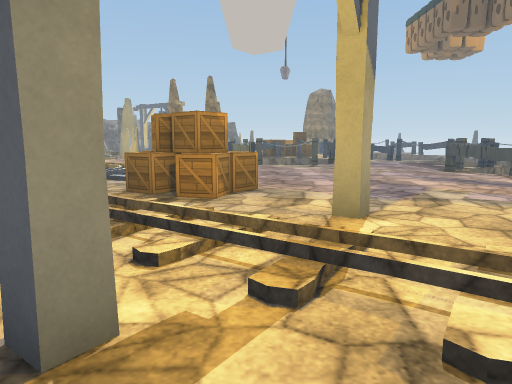
view 1 (above)

24 first-person views from a walk through a Unity game level. The camera is 1.3 m above the floor, tilts 8° down and sees 70° across. The floor is counted in squares, 1 m on a side. Each view is taken from the middle of a square. On the plan, view 1 faces up. The plan holds only what a view shows up to about 15 squares ahead; the rest is blank. The place goes on beyond the plan. The player is left out. Some surface patterns are stand-ins.

view 2
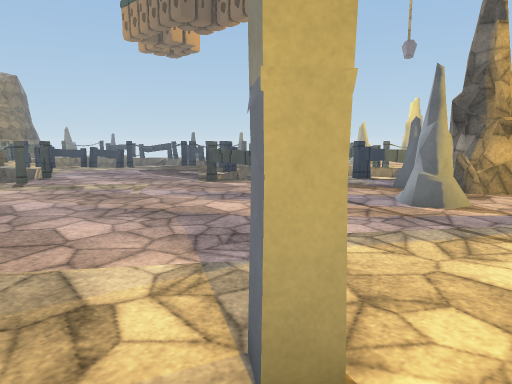

view 3
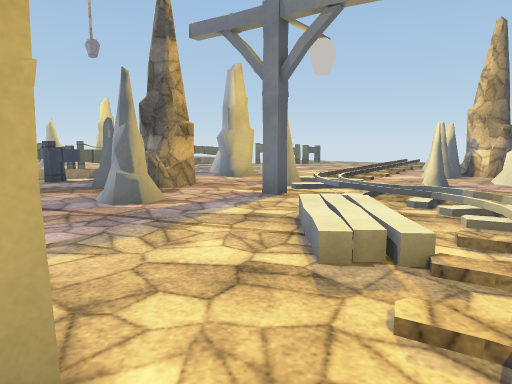

view 4
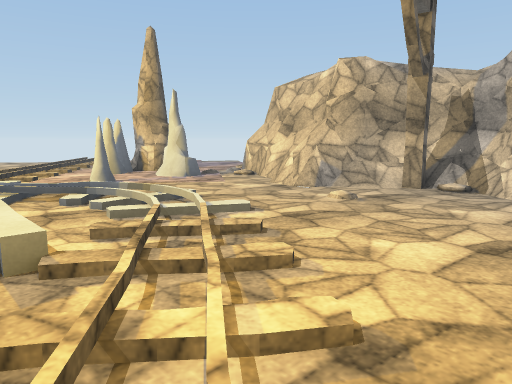

view 5
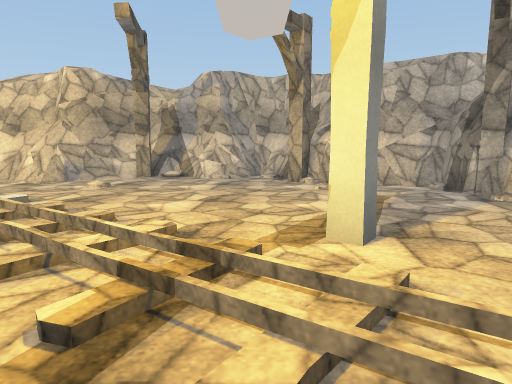

view 6
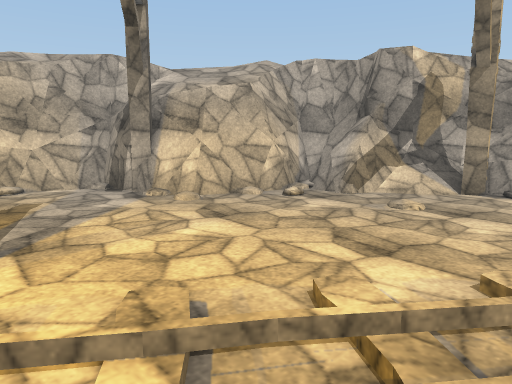

view 7
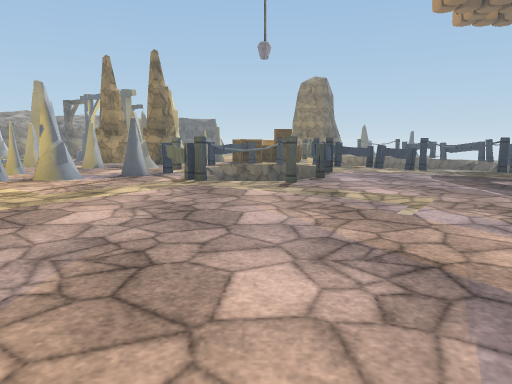

view 8
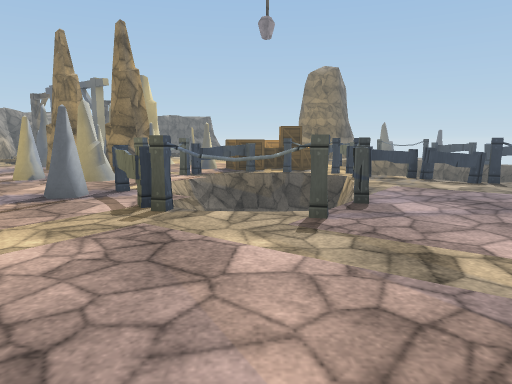

view 9
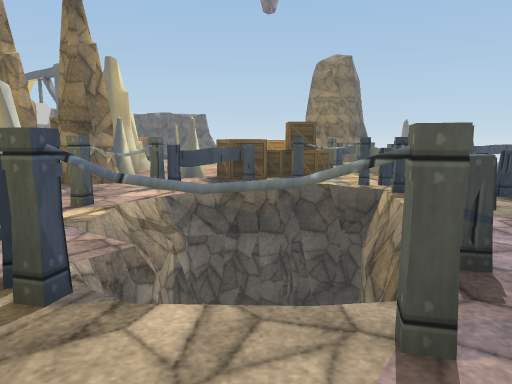

view 10
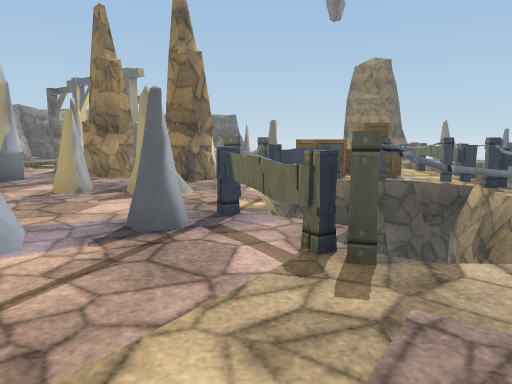

view 11
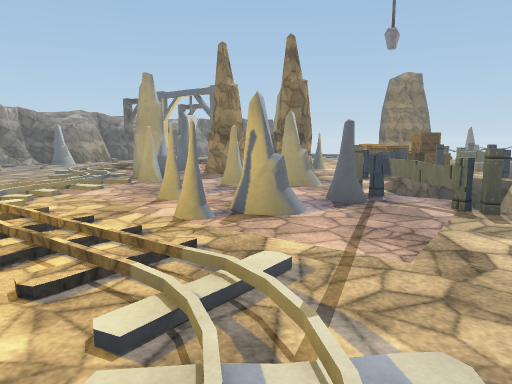

view 12
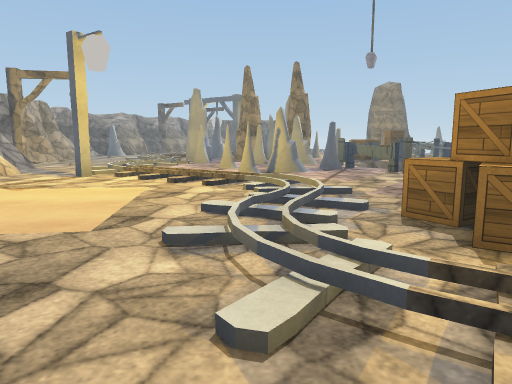

view 13
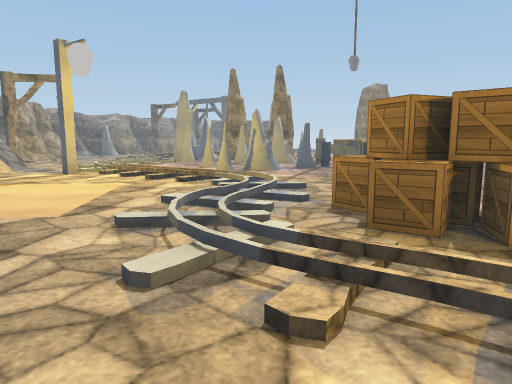

view 14
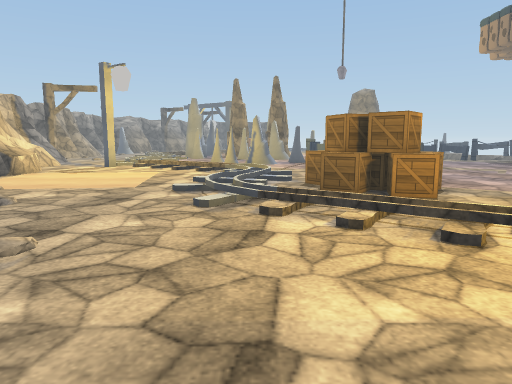

view 15
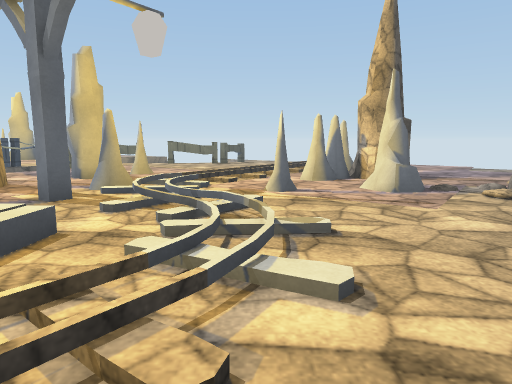

view 16
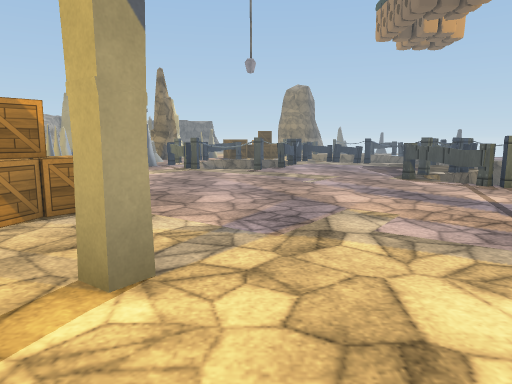

view 17
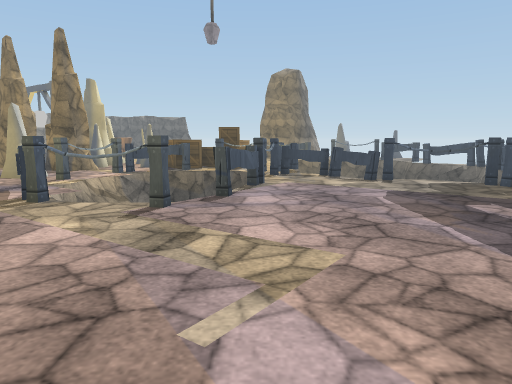

view 18
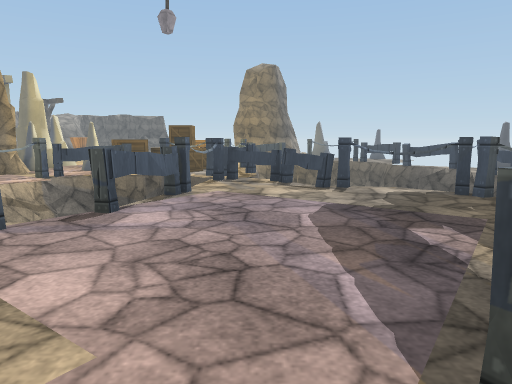

view 19
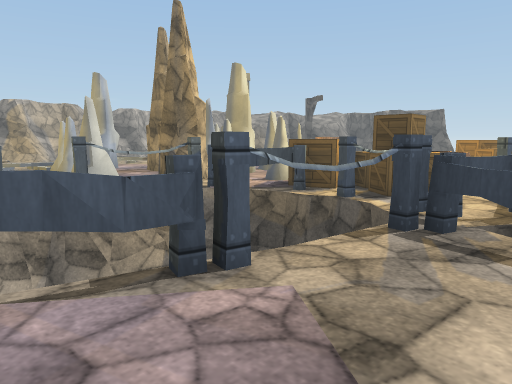

view 20
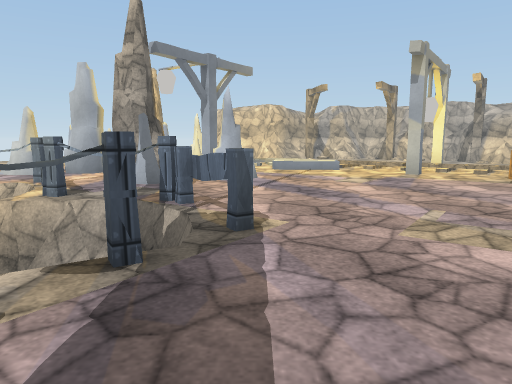

view 21
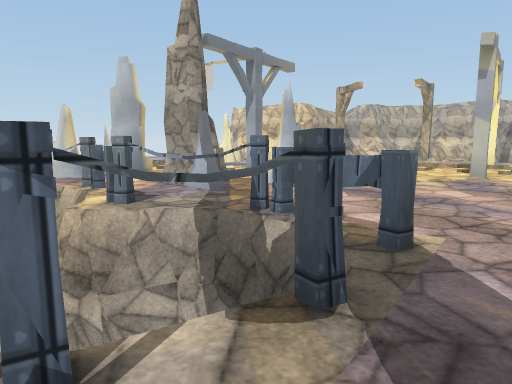

view 22
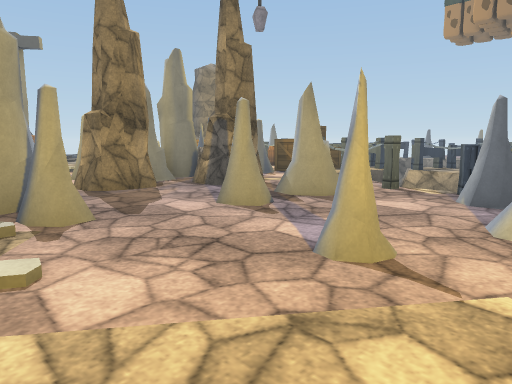

view 23
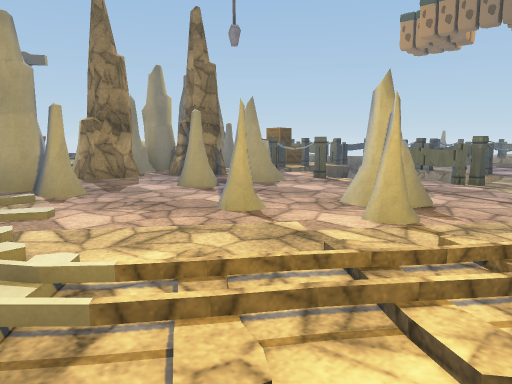

view 24
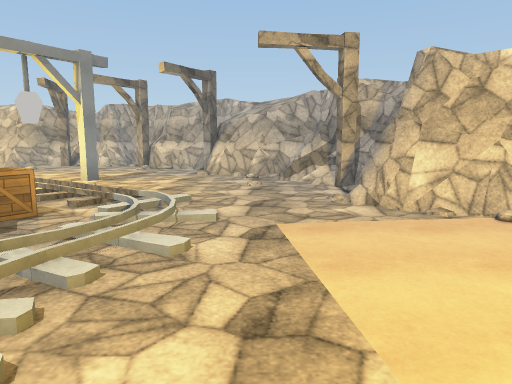

### Floor plan
Key: @ floor where view 1 was taken; # wall or solid block; x gap in a wall; . main floor; : floor 0.25 m higher than the main floor; / step, stairs or slope; = window, fence, low wall or low ledge; v drop or lower ground; R railing; C crate; O other object.
Columns run from 12 left of view 1 to 14 right of it. Each row starts with its distance up from view 1.
 31       ####. #CCCOORR
 30    ..##.##..#CCCCC.R
 29    #.##.##...RRRR.RR
 28   ##....##..RRvvRRRv
 27   .x.......Rvvv  vRv
 26  ///..:.##.Rv    vRRR
 25 //......##.Rv   vR..RRR
 24 //........RRv   vR....RRv
 23 //.........Rv   vR......RR
 22 //...#...#xRv   vR.......R
 21 //.....#==.R.   R........R
 20 ///...###...RRRv.........O
 19 /////..........R........O
 18 //////.................RO
 17 .././//..............RRv
 16 .....///.............v
 15 ......//............RRv
 14 ......///............Rvvvvv
 13 ......//..............RRRvv
 12 .....////C..............RRv
 11 ......//.CC...............R
 10 .....///.CCCC.............R
  9 =.....//.CCC.........=.##..
  8 ##....///..C........=#=###.
  7 ##....///O/.............#..
  6 #=.......O//./#............
  5 ##........////.............
  4 ##../......///./////..//#=
  3  #/.........////////./////
  2  ##=.......#./////...//////
  1  ##=#........../O/////...//
  0   ####......@...////O//=...
 -1      ##.........././...#...
 -2       ##..................#
 -3       ##...............//.#
 -4        ####............/#.#
 -5          ###......=#=.....#
 -6            #.##./O######...
 -7            ########   ## ..
 -8                          ..

Where each view was taken, in squares from view 1:
view 1: 0 up, 0 right, facing up
view 2: 5 up, 0 right, facing up-right
view 3: 5 up, 0 right, facing right
view 4: 4 up, 0 right, facing down-right
view 5: 7 up, 0 right, facing down
view 6: 7 up, 1 left, facing down-left
view 7: 8 up, 2 right, facing up
view 8: 13 up, 2 right, facing up
view 9: 17 up, 2 right, facing up
view 10: 16 up, 1 left, facing up
view 11: 12 up, 5 left, facing up
view 12: 5 up, 6 left, facing up
view 13: 4 up, 5 left, facing up
view 14: 0 up, 5 left, facing up
view 15: 0 up, 2 right, facing right
view 16: 3 up, 3 right, facing up
view 17: 12 up, 5 right, facing up
view 18: 14 up, 7 right, facing up
view 19: 21 up, 8 right, facing up-left
view 20: 21 up, 8 right, facing down
view 21: 20 up, 10 right, facing down
view 22: 20 up, 11 left, facing up-right
view 23: 17 up, 12 left, facing up-right
view 24: 17 up, 8 left, facing down
